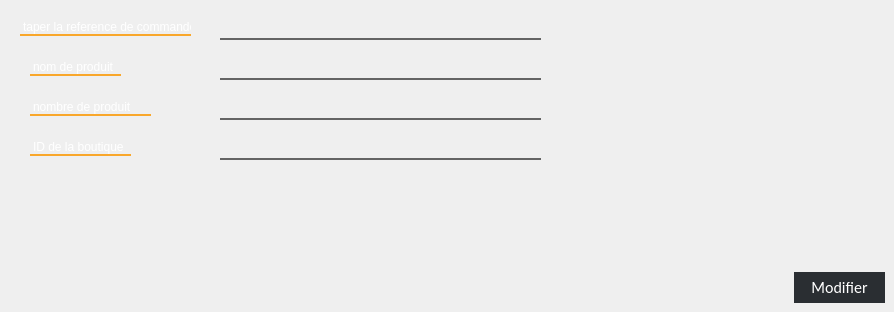
       <widget class="QWidget" name="page_6">
        <widget class="QLabel" name="label_2">
         <property name="geometry">
          <rect>
           <x>20</x>
           <y>20</y>
           <width>171</width>
           <height>16</height>
          </rect>
         </property>
         <property name="styleSheet">
          <string notr="true">border: 0px solid rgb(249, 167, 43);
border-bottom-width: 2px;
border-radius: px;
background-color: rgba(255, 255, 255, 0);
color: rgb(255, 255, 255);</string>
         </property>
         <property name="text">
          <string>taper la reference de commande</string>
         </property>
        </widget>
        <widget class="QLabel" name="label_3">
         <property name="geometry">
          <rect>
           <x>30</x>
           <y>60</y>
           <width>91</width>
           <height>16</height>
          </rect>
         </property>
         <property name="styleSheet">
          <string notr="true">border: 0px solid rgb(249, 167, 43);
border-bottom-width: 2px;
border-radius: px;
background-color: rgba(255, 255, 255, 0);
color: rgb(255, 255, 255);</string>
         </property>
         <property name="text">
          <string>nom de produit</string>
         </property>
        </widget>
        <widget class="QLabel" name="label_4">
         <property name="geometry">
          <rect>
           <x>30</x>
           <y>100</y>
           <width>121</width>
           <height>16</height>
          </rect>
         </property>
         <property name="styleSheet">
          <string notr="true">border: 0px solid rgb(249, 167, 43);
border-bottom-width: 2px;
border-radius: px;
background-color: rgba(255, 255, 255, 0);
color: rgb(255, 255, 255);</string>
         </property>
         <property name="text">
          <string>nombre de produit </string>
         </property>
        </widget>
        <widget class="QLabel" name="label_5">
         <property name="geometry">
          <rect>
           <x>30</x>
           <y>140</y>
           <width>101</width>
           <height>16</height>
          </rect>
         </property>
         <property name="styleSheet">
          <string notr="true">border: 0px solid rgb(249, 167, 43);
border-bottom-width: 2px;
border-radius: px;
background-color: rgba(255, 255, 255, 0);
color: rgb(255, 255, 255);</string>
         </property>
         <property name="text">
          <string>ID de la boutique </string>
         </property>
        </widget>
        <widget class="QLineEdit" name="lineEdit_4">
         <property name="geometry">
          <rect>
           <x>220</x>
           <y>20</y>
           <width>321</width>
           <height>20</height>
          </rect>
         </property>
         <property name="styleSheet">
          <string notr="true">border: 0px solid rgb(100, 100,100);; 
border-bottom-width: 2px;
border-radius: px;
background-color: rgba(255, 255, 255, 0);
color: rgb(255, 255, 255);</string>
         </property>
        </widget>
        <widget class="QLineEdit" name="lineEdit_5">
         <property name="geometry">
          <rect>
           <x>220</x>
           <y>60</y>
           <width>321</width>
           <height>20</height>
          </rect>
         </property>
         <property name="styleSheet">
          <string notr="true">border: 0px solid rgb(100, 100,100);; 
border-bottom-width: 2px;
border-radius: px;
background-color: rgba(255, 255, 255, 0);
color: rgb(255, 255, 255);</string>
         </property>
        </widget>
        <widget class="QLineEdit" name="lineEdit_6">
         <property name="geometry">
          <rect>
           <x>220</x>
           <y>100</y>
           <width>321</width>
           <height>20</height>
          </rect>
         </property>
         <property name="styleSheet">
          <string notr="true">border: 0px solid rgb(100, 100,100);; 
border-bottom-width: 2px;
border-radius: px;
background-color: rgba(255, 255, 255, 0);
color: rgb(255, 255, 255);</string>
         </property>
        </widget>
        <widget class="QLineEdit" name="lineEdit_15">
         <property name="geometry">
          <rect>
           <x>220</x>
           <y>140</y>
           <width>321</width>
           <height>20</height>
          </rect>
         </property>
         <property name="styleSheet">
          <string notr="true">border: 0px solid rgb(100, 100,100);; 
border-bottom-width: 2px;
border-radius: px;
background-color: rgba(255, 255, 255, 0);
color: rgb(255, 255, 255);</string>
         </property>
        </widget>
        <widget class="QPushButton" name="modifier_commande">
         <property name="geometry">
          <rect>
           <x>794</x>
           <y>272</y>
           <width>91</width>
           <height>31</height>
          </rect>
         </property>
         <property name="styleSheet">
          <string notr="true">QPushButton
{
	background-color: rgb(42, 46, 50);
   border-radius:0px;
	color:#ffffff;
	font-size:16px;
font-family:Calibri;

qproperty-iconSize:35px;

}
QPushButton:hover
{
	background-color:rgb(50, 53, 57);
		color:#ffff99;

}
QPushButton:focus
{
	background-color: rgb(59, 62, 66);
	border-style:solid;
	border-left-width:7px;
	border-color: #ff3333;
	color:#ffff99;
}</string>
         </property>
         <property name="text">
          <string>Modifier</string>
         </property>
        </widget>
       </widget>
